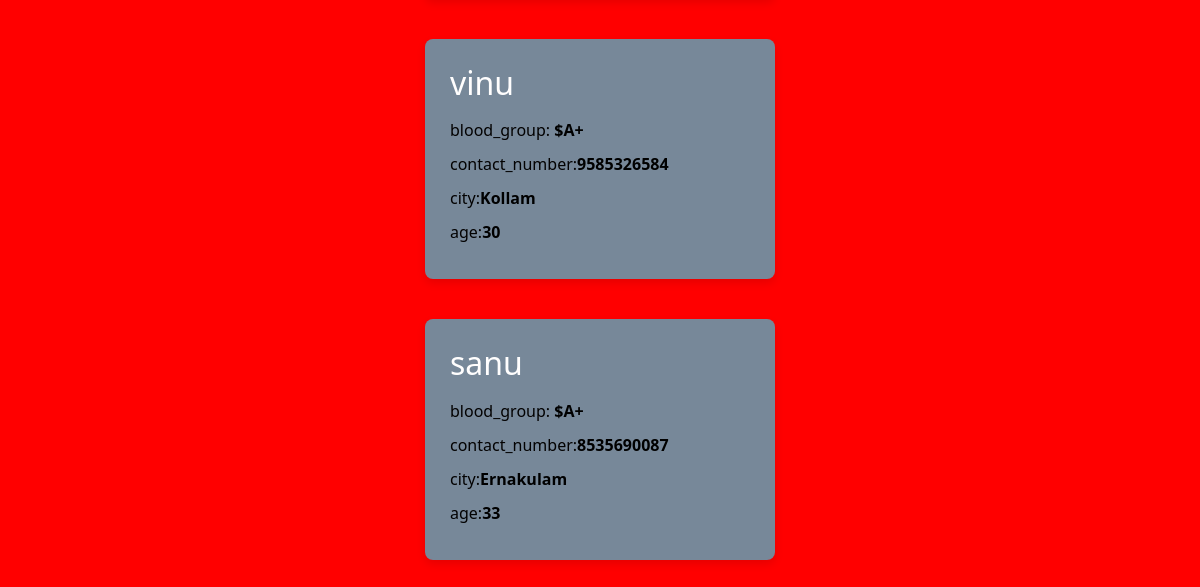
Before: /view_register_donate/ (lower part) with the older database file.
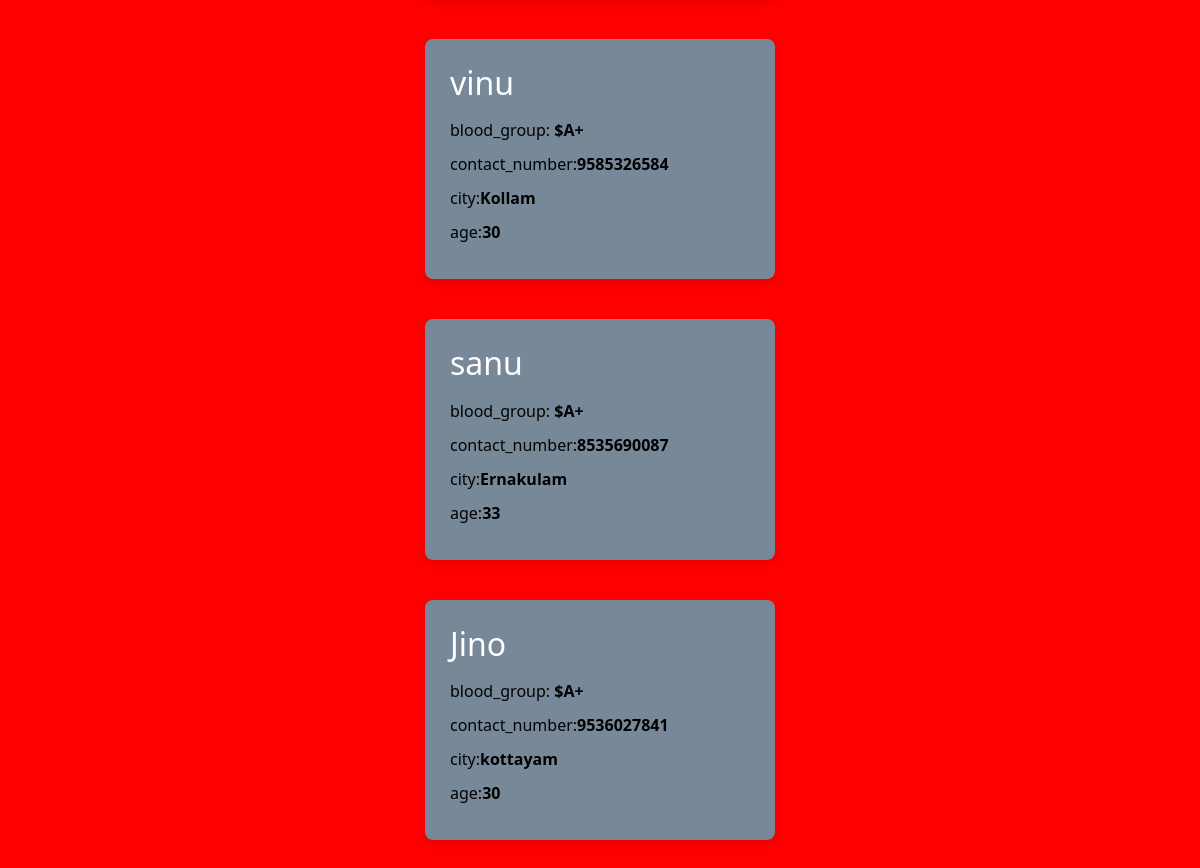
After: the same page with the newer database file.
### app/models.py (models this page shows, shortened)
class Donor(models.Model):
    name = models.TextField()
    blood_group = models.CharField(max_length=10)
    contact_number = models.CharField(max_length=15)
    city = models.CharField(max_length=50)
    age = models.PositiveIntegerField()

### app/views.py (the view, shortened to what this page needs)
# urls.py: path('view_register_donate/',views.view_register_donate),
def view_register_donate(request):
    donors = Donor.objects.all()
    return render(request, 'admin/viewregisterdonate.html', {'donors': donors})

### template/admin/viewregisterdonate.html (shortened to what this page needs)
<!DOCTYPE html>
<html lang="en">
<head>
  <link href="https://cdn.jsdelivr.net/npm/bootstrap@5.3.3/dist/css/bootstrap.min.css" rel="stylesheet">
</head>
<body>
  <div class="container">
    <div class="row">
      {% for donor in donors %}
      <div class="col-lg-12">
        <div class="col-lg-7">
          <h1 class="mb-3">{{donor.name }}</h1>
          <p>blood_group: <span class="text-success fw-bold">${{donor.blood_group}}</span></p>
          <p>contact_number:<span class="text-success fw-bold">{{donor.contact_number}}</span></p>
          <p>city:<span class="text-success fw-bold">{{donor.city}}</span></p>
          <p>age:<span class="text-success fw-bold">{{donor.age}}</span></p>
        </div>
      </div>
      {% endfor %}
    </div>
  </div>
</body>
</html>

### template/admin/viewregisterdonate.html (style rules this page uses)
body { background-color: red; }
* { margin: 0; padding: 0; box-sizing: border-box; }
.container { width: 100%; max-width: 1200px; margin: 0 auto; padding: 20px; }
.row { display: flex; flex-wrap: wrap; gap: 20px; }
.col-lg-12 { width: 100%; display: flex; justify-content: center; }
.col-lg-7 { width: 350px; max-width: 900px; background-color: lightslategray; padding: 25px; border-radius: 8px; box-shadow: 0 4px 10px rgba(0, 0, 0, 0.1); margin: 10px 0; }
h1.mb-3 { font-size: 2rem; color: rgb(255, 254, 254); margin-bottom: 15px; }
p { font-size: 1rem; color: #030202; margin: 10px 0; }
p span { color: black; font-weight: bold; }
.text-success { color: black !important; }
.fw-bold { font-weight: bold; }

Changed rows visible on the page:
added Donor: name "Jino", blood_group "A+", contact_number "9536027841", city "kottayam", age "30"
